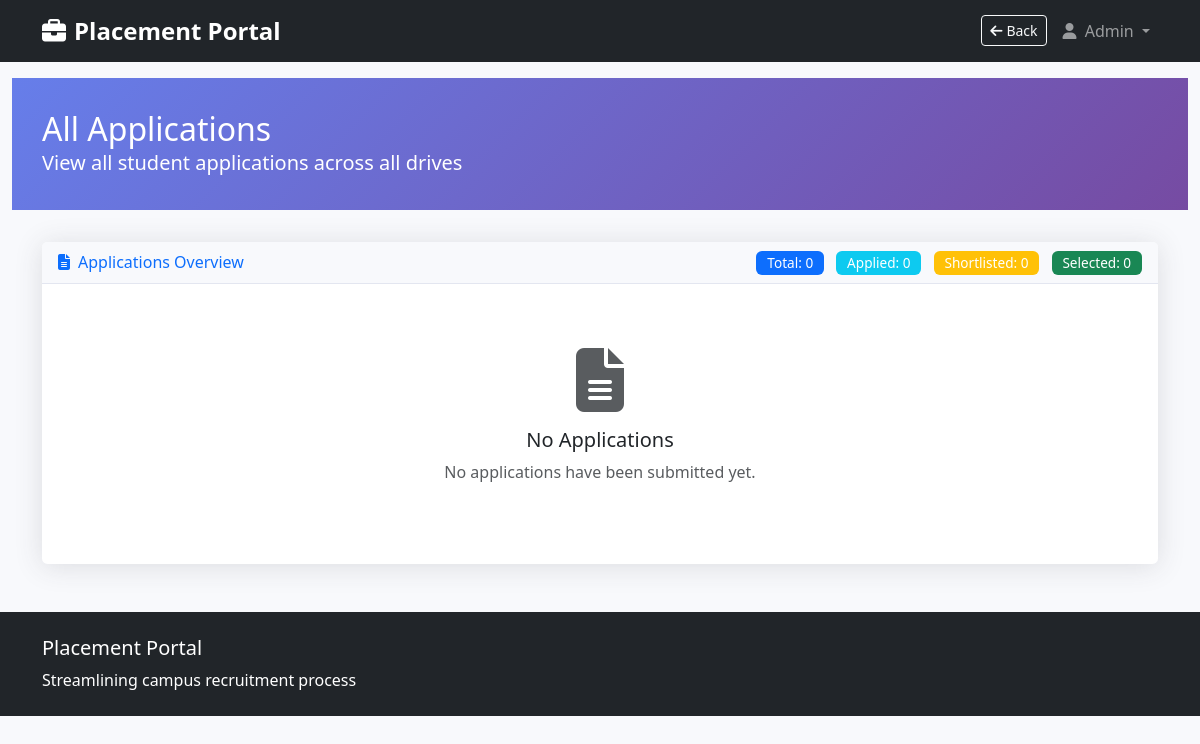
/admin/applications (signed in), run on an earlier commit of the app's database.
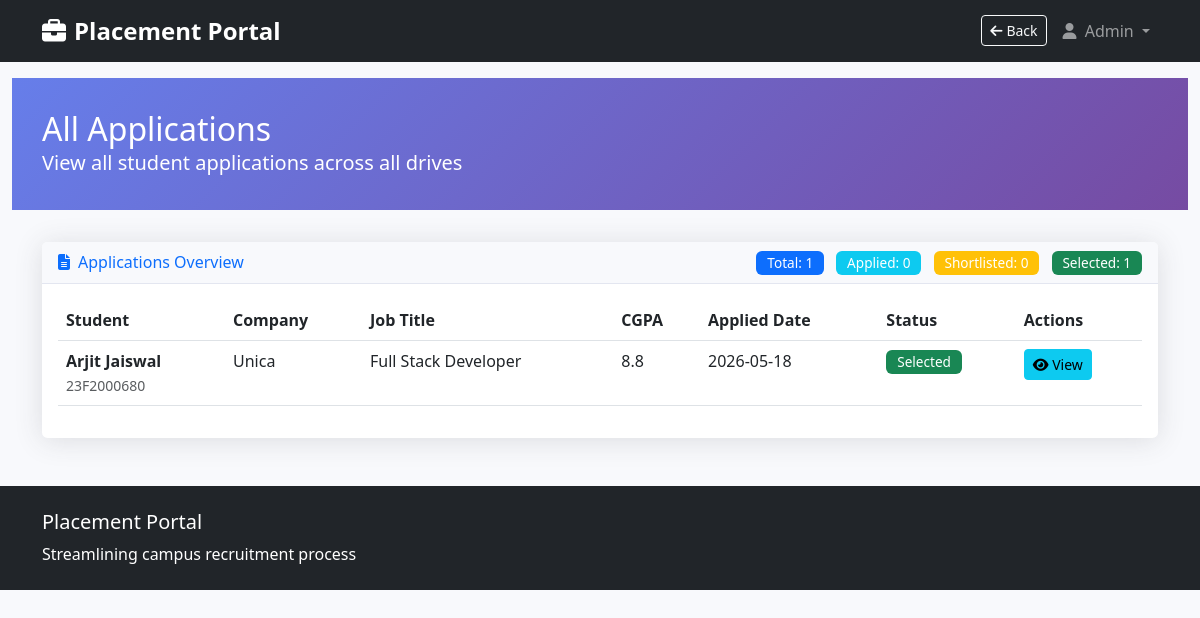
And on a later commit of the database.
### models.py (models this page shows, shortened)
class Application(db.Model):
    __tablename__ = 'applications'
    id = db.Column(db.Integer, primary_key=True)
    student_id = db.Column(db.Integer, db.ForeignKey('students.id'), nullable=False)
    drive_id = db.Column(db.Integer, db.ForeignKey('placement_drives.id'), nullable=False)
    status = db.Column(db.String(20), default='applied')  # applied, shortlisted, selected, rejected
    drive_job_title = db.Column(db.String(200))
    drive_job_description = db.Column(db.Text)
    drive_location = db.Column(db.String(100))
    drive_salary_package = db.Column(db.String(50))
    drive_application_deadline = db.Column(db.Date)
    drive_eligibility_criteria = db.Column(db.String(50))
    interview_link = db.Column(db.String(500))
    interview_remarks = db.Column(db.Text)
    applied_date = db.Column(db.DateTime, default=datetime.utcnow)
    updated_at = db.Column(db.DateTime, onupdate=datetime.utcnow)
    __table_args__ = (db.UniqueConstraint('student_id', 'drive_id', name='_student_drive_uc'),)

class Student(db.Model):
    __tablename__ = 'students'
    id = db.Column(db.Integer, primary_key=True)
    user_id = db.Column(db.Integer, db.ForeignKey('users.id'), nullable=False, unique=True)
    full_name = db.Column(db.String(100), nullable=False)
    roll_number = db.Column(db.String(20), unique=True, nullable=False)
    contact = db.Column(db.String(20), nullable=False)
    department = db.Column(db.String(50), nullable=False)
    semester = db.Column(db.Integer, nullable=False)
    cgpa = db.Column(db.Float, nullable=False)
    skills = db.Column(db.Text)
    resume_path = db.Column(db.String(255))
    created_at = db.Column(db.DateTime, default=datetime.utcnow)
    user = db.relationship('User', backref=db.backref('student_profile', uselist=False))
    applications = db.relationship('Application', backref='student', lazy=True)

class Company(db.Model):
    __tablename__ = 'companies'
    id = db.Column(db.Integer, primary_key=True)
    user_id = db.Column(db.Integer, db.ForeignKey('users.id'), nullable=False, unique=True)
    company_name = db.Column(db.String(200), nullable=False)
    hr_name = db.Column(db.String(100), nullable=False)
    hr_contact = db.Column(db.String(20), nullable=False)
    website = db.Column(db.String(200))
    address = db.Column(db.Text)
    description = db.Column(db.Text)
    is_approved = db.Column(db.Boolean, default=False)
    created_at = db.Column(db.DateTime, default=datetime.utcnow)
    user = db.relationship('User', backref=db.backref('company_profile', uselist=False))
    drives = db.relationship('PlacementDrive', backref='company', lazy=True)

class PlacementDrive(db.Model):
    __tablename__ = 'placement_drives'
    id = db.Column(db.Integer, primary_key=True)
    company_id = db.Column(db.Integer, db.ForeignKey('companies.id'), nullable=False)
    job_title = db.Column(db.String(200), nullable=False)
    job_description = db.Column(db.Text, nullable=False)
    eligibility_criteria = db.Column(db.String(50), nullable=False)  # Min CGPA
    location = db.Column(db.String(100))
    salary_package = db.Column(db.String(50))
    application_deadline = db.Column(db.Date, nullable=False)
    status = db.Column(db.String(20), default='pending')  # pending, approved, rejected, closed
    created_at = db.Column(db.DateTime, default=datetime.utcnow)
    applications = db.relationship('Application', backref='drive', lazy=True)

### app.py (the view)
@app.route('/admin/applications')
@login_required
def admin_applications():
    if current_user.role != 'admin':
        flash('Access denied.', 'danger')
        return redirect(url_for('home'))
    applications = Application.query.all()
    return render_template('admin/applications.html', applications=applications)

### app.py (called while the page is built)
@app.context_processor
def inject_current_time():
    now = datetime.utcnow()
    fallback_url = url_for('home')
    if current_user.is_authenticated:
        if current_user.role == 'admin':
            fallback_url = url_for('admin_dashboard')
        elif current_user.role == 'company':
            fallback_url = url_for('company_dashboard')
        elif current_user.role == 'student':
            fallback_url = url_for('student_dashboard')
    referrer = request.referrer
    safe_referrer = None
    if referrer and referrer.startswith(request.host_url) and referrer != request.url:
        safe_referrer = referrer
    return {
        'current_time': now,
        'current_date': now.date(),
        'back_url': safe_referrer or fallback_url,
        'show_back': current_user.is_authenticated,
    }

@login_manager.user_loader
def load_user(user_id):
    return db.session.get(User, int(user_id))

### models.py (called while the page is built)
    @property
    def is_active(self):
        return not self.is_blacklisted

### templates/admin/applications.html (shortened to what the changed rows need)
{% extends "base.html" %}
{% block content %}
<div class="container-fluid">
    <div class="dashboard-header">
        <div class="container">
            <h1 class="h2 mb-0">All Applications</h1>
        </div>
    </div>
    <div class="container mt-4">
        <div class="card">
            <div class="card-header d-flex justify-content-between align-items-center">
                <div>
                    <span class="badge bg-primary me-2">Total: {{ applications|length }}</span>
                    <span class="badge bg-info me-2">Applied: {{ applications|selectattr('status', 'equalto', 'applied')|list|length }}</span>
                    <span class="badge bg-warning me-2">Shortlisted: {{ applications|selectattr('status', 'equalto', 'shortlisted')|list|length }}</span>
                    <span class="badge bg-success">Selected: {{ applications|selectattr('status', 'equalto', 'selected')|list|length }}</span>
                </div>
            </div>
            <div class="card-body">
                {% if applications %}
                    <div class="table-responsive">
                        <table class="table table-hover">
                            <thead>
                                <tr>
                                    <th>Student</th>
                                    <th>Company</th>
                                    <th>Job Title</th>
                                    <th>CGPA</th>
                                    <th>Applied Date</th>
                                    <th>Status</th>
                                    <th>Actions</th>
                                </tr>
                            </thead>
                            <tbody>
                                {% for application in applications %}
                                    <tr>
                                        <td>
                                            <strong>{{ application.student.full_name }}</strong>
                                            <br>
                                            <small class="text-muted">{{ application.student.roll_number }}</small>
                                        </td>
                                        <td>{{ application.drive.company.company_name }}</td>
                                        <td>{{ application.drive.job_title }}</td>
                                        <td>{{ application.student.cgpa }}</td>
                                        <td>{{ application.applied_date.strftime('%Y-%m-%d') }}</td>
                                        <td>
                                            {% if application.status == 'applied' %}
                                                <span class="badge bg-info">Applied</span>
                                            {% elif application.status == 'shortlisted' %}
                                                <span class="badge bg-warning">Shortlisted</span>
                                            {% elif application.status == 'selected' %}
                                                <span class="badge bg-success">Selected</span>
                                            {% else %}
                                                <span class="badge bg-danger">Rejected</span>
                                            {% endif %}
                                        </td>
                                        <td>
                                            <a href="#" class="btn btn-sm btn-info" data-bs-toggle="modal"
                                               data-bs-target="#applicationModal{{ application.id }}">
                                                <i class="fas fa-eye"></i> View
                                            </a>
                                        </td>
                                    </tr>
                                {% endfor %}
                            </tbody>
                        </table>
                    </div>
                {% else %}
                    <div class="text-center py-5">
                        <i class="fas fa-file-alt fa-4x text-muted mb-3"></i>
                        <h5>No Applications</h5>
                        <p class="text-muted">No applications have been submitted yet.</p>
                    </div>
                {% endif %}
            </div>
        </div>
    </div>
</div>
{% endblock %}

What changed in the data, as far as the page shows it:
added Application: student.full_name "Arjit Jaiswal", student.roll_number "23F2000680", drive.company.company_name "Unica", drive.job_title "Full Stack Developer", student.cgpa "8.8", applied_date "2026-05-18", status "Selected"
Also different on the page:
{{ applications|length }}: "0" → "1"
{{ applications|selectattr('status', 'equalto', 'selected')|list|length }}: "0" → "1"
text no longer shown: "No Applications No applications have been submitted yet."
text now shown: "Student Company Job Title CGPA Applied Date Status Actions"
